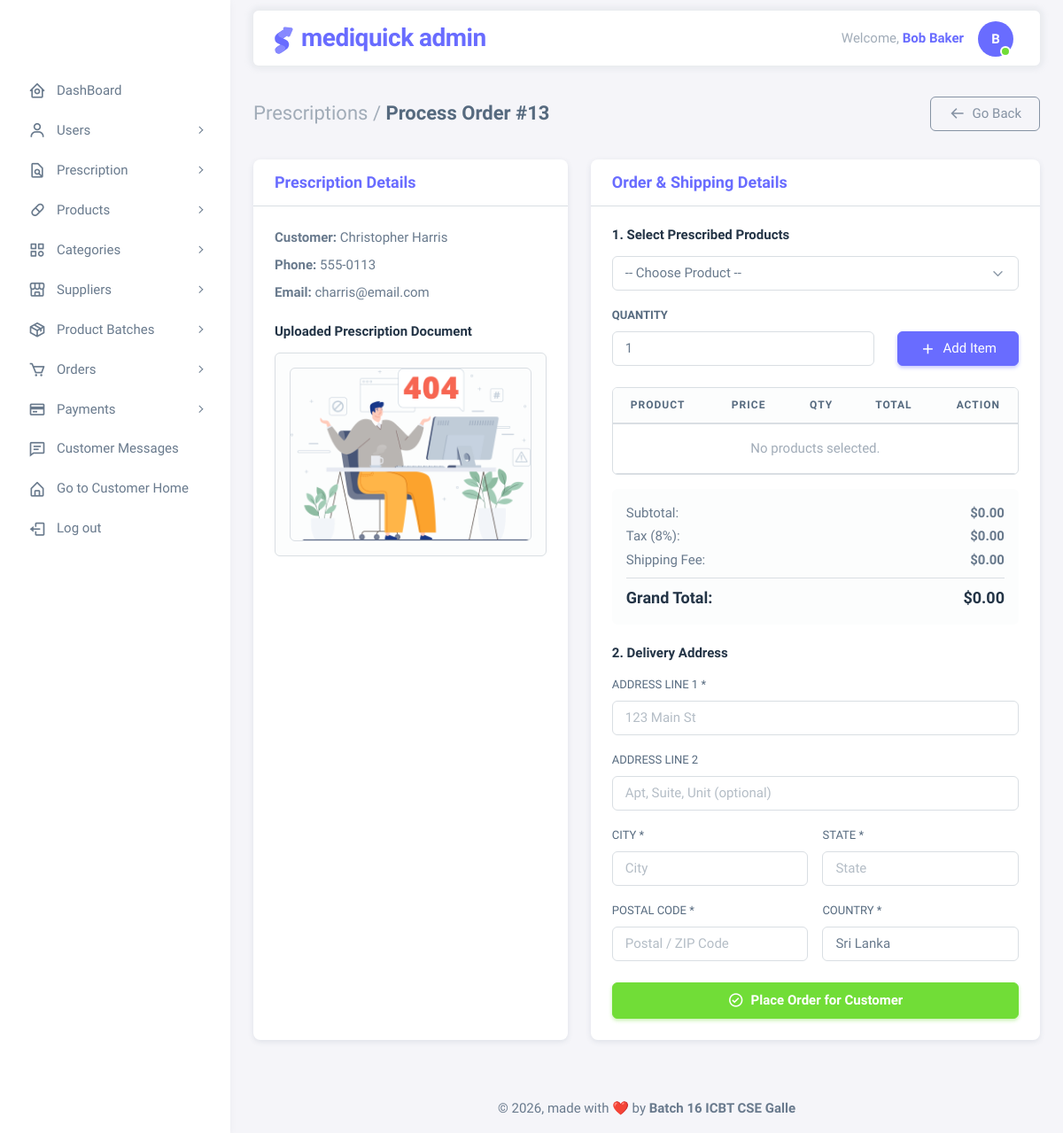
/public/admin/process-prescription-order.php?id=13 (signed in), run on the app's committed database.
### tables this page shows
CREATE TABLE IF NOT EXISTS `prescriptions` (
  `prescription_id` int NOT NULL AUTO_INCREMENT,
  `customer_id` int NOT NULL,
  `staff_id` int DEFAULT NULL,
  `doctor_name` varchar(100) DEFAULT NULL,
  `doctor_license_no` varchar(50) DEFAULT NULL,
  `file_path` varchar(255) DEFAULT NULL,
  `issue_date` date DEFAULT NULL,
  `upload_date` timestamp NULL DEFAULT CURRENT_TIMESTAMP,
  `verified_date` timestamp NULL DEFAULT NULL,
  `rejection_reason` varchar(255) DEFAULT NULL,
  `status` enum('pending','verified','rejected') DEFAULT 'pending',
  `customer_status` enum('pending','confirmed','rejected') DEFAULT 'pending',
  `customer_confirmed_at` timestamp NULL DEFAULT NULL,
  `created_at` timestamp NULL DEFAULT CURRENT_TIMESTAMP,
  `updated_at` timestamp NULL DEFAULT CURRENT_TIMESTAMP ON UPDATE CURRENT_TIMESTAMP,
  PRIMARY KEY (`prescription_id`),
  KEY `fk_presc_staff` (`staff_id`),
  KEY `idx_prescriptions_customer` (`customer_id`)
);

CREATE TABLE IF NOT EXISTS `customers` (
  `customer_id` int NOT NULL AUTO_INCREMENT,
  `first_name` varchar(50) NOT NULL,
  `last_name` varchar(50) NOT NULL,
  `email` varchar(100) NOT NULL,
  `password_hash` varchar(255) NOT NULL,
  `phone` varchar(20) DEFAULT NULL,
  `address` varchar(255) DEFAULT NULL,
  `date_of_birth` date DEFAULT NULL,
  `status` enum('active','inactive','banned') DEFAULT 'active',
  `remember_token` varchar(64) DEFAULT NULL,
  `created_at` timestamp NULL DEFAULT CURRENT_TIMESTAMP,
  `updated_at` timestamp NULL DEFAULT CURRENT_TIMESTAMP ON UPDATE CURRENT_TIMESTAMP,
  PRIMARY KEY (`customer_id`),
  UNIQUE KEY `email` (`email`)
);

### public/admin/includes/prescription-functions.php (called while the page is built, shortened)
<?php
function getConfirmedPrescriptionById(mysqli $conn, int $prescription_id): ?array {
    $sql = "
        SELECT
            p.prescription_id,
            p.file_path,
            p.customer_id,
            p.status,
            p.customer_status,
            p.created_at,
            c.first_name,
            c.last_name,
            c.email,
            c.phone
        FROM prescriptions p
        INNER JOIN customers c ON c.customer_id = p.customer_id
        WHERE p.prescription_id = ?
          AND p.status = 'verified'
          AND p.customer_status = 'confirmed'
        LIMIT 1
    ";
    $stmt = $conn->prepare($sql);
    $stmt->bind_param("i", $prescription_id);
    $stmt->execute();
    $result = $stmt->get_result()->fetch_assoc();
    return $result ?: null;
}

### public/admin/process-prescription-order.php (the view, shortened to what this page needs)
<?php
require_once __DIR__ . '/../../includes/db.php';
require_once __DIR__ . '/includes/prescription-functions.php';
$prescription_id = isset($_GET['id']) ? (int)$_GET['id'] : 0;
$prescription = getConfirmedPrescriptionById($conn, $prescription_id);
?>
<!DOCTYPE html>
<html
  lang="en"
  class="light-style layout-menu-fixed"
  dir="ltr"
  data-theme="theme-default"
  data-assets-path="../assets/"
  data-template="vertical-menu-template-free"
>
<?php require_once __DIR__ . '/includes/head.php'; ?>
<body>
  <div class="layout-wrapper layout-content-navbar">
    <div class="layout-container">
      <?php require_once __DIR__ . '/includes/sidebar.php'; ?>
      <div class="layout-page">
        <?php require_once __DIR__ . '/includes/header.php'; ?>
        <div class="content-wrapper">
          <div class="container-xxl flex-grow-1 container-p-y">
            <div class="d-flex justify-content-between align-items-center mb-4">
              <h4 class="fw-bold py-3 mb-0">
                <span class="text-muted fw-light">Prescriptions /</span> Process Order #<?= $prescription_id ?>
              </h4>
              <a href="manage-prescriptions.php" class="btn btn-outline-secondary">
                <i class="bx bx-arrow-back me-1"></i> Go Back
              </a>
            </div>
            <div class="row">
              <div class="col-lg-5 mb-4">
                <div class="card h-100">
                  <div class="card-header border-bottom py-3">
                    <h5 class="card-title mb-0 fw-bold text-primary">Prescription Details</h5>
                  </div>
                  <div class="card-body pt-4">
                    <div class="mb-4">
                      <p class="mb-2"><strong>Customer:</strong> <?= htmlspecialchars($prescription['first_name'] . ' ' . $prescription['last_name']) ?></p>
                      <p class="mb-2"><strong>Phone:</strong> <?= htmlspecialchars($prescription['phone']) ?></p>
                      <p class="mb-0"><strong>Email:</strong> <?= htmlspecialchars($prescription['email']) ?></p>
                    </div>
                    <h6 class="fw-bold text-dark mb-3">Uploaded Prescription Document</h6>
                    <div class="text-center p-3 bg-light border rounded">
                      <a href="../<?= htmlspecialchars($prescription['file_path']); ?>" target="_blank">
                        <img
                          src="../<?= htmlspecialchars($prescription['file_path']); ?>"
                          alt="Prescription Image"
                          class="img-fluid rounded border"
                          style="max-height: 400px; object-fit: contain;"
                          onerror="this.onerror=null; this.src='../assets/img/illustrations/page-misc-error-light.png';"
                        >
                      </a>
                    </div>
                  </div>
                </div>
              </div>
              <div class="col-lg-7 mb-4">
                <div class="card h-100">
                  <div class="card-header border-bottom py-3">
                    <h5 class="card-title mb-0 fw-bold text-primary">Order & Shipping Details</h5>
                  </div>
                  <div class="card-body pt-4">
                    <form action="handlers/process-order-handler.php" method="POST" id="order_form" onsubmit="return prepareFormSubmission();">
                      <h6 class="fw-bold text-dark mb-3">1. Select Prescribed Products</h6>
                      <div class="mb-3">
                        <select id="product_select" class="form-select">
                          <option value="">-- Choose Product --</option>
                        </select>
                      </div>
                      <div class="row align-items-end mb-4">
                        <div class="col">
                          <label for="product_qty" class="form-label fw-bold">Quantity</label>
                          <input type="number" id="product_qty" class="form-control" value="1" min="1">
                        </div>
                        <div class="col-auto">
                          <button type="button" class="btn btn-primary px-4" onclick="addProductToTable()">
                            <i class="bx bx-plus me-1"></i> Add Item
                          </button>
                        </div>
                      </div>
                      <div class="table-responsive text-nowrap border rounded mb-3">
                        <table id="selected_items_table" class="table table-hover mb-0">
                          <thead class="table-light">
                            <tr>
                              <th>Product</th>
                              <th>Price</th>
                              <th>Qty</th>
                              <th>Total</th>
                              <th class="text-center" style="width: 60px;">Action</th>
                            </tr>
                          </thead>
                          <tbody id="items_tbody">
                          </tbody>
                        </table>
                      </div>
                      <div class="bg-light p-3 rounded mb-4">
                        <div class="d-flex justify-content-between mb-1">
                          <span>Subtotal:</span>
                          <strong>$<span id="summary_subtotal">0.00</span></strong>
                        </div>
                        <div class="d-flex justify-content-between mb-1">
                          <span>Tax (8%):</span>
                          <strong>$<span id="summary_tax">0.00</span></strong>
                        </div>
                        <div class="d-flex justify-content-between mb-1">
                          <span>Shipping Fee:</span>
                          <strong>$<span id="summary_shipping">5.00</span></strong>
                        </div>
                        <hr class="my-2">
                        <div class="d-flex justify-content-between fs-5 text-dark">
                          <strong>Grand Total:</strong>
                          <strong>$<span id="summary_total">5.00</span></strong>
                        </div>
                      </div>
                      <h6 class="fw-bold text-dark mb-3">2. Delivery Address</h6>
                      <div class="row g-3 mb-4">
                        <div class="col-12">
                          <label class="form-label">Address Line 1 *</label>
                          <input type="text" name="shipping_address_line1" class="form-control" placeholder="123 Main St" required>
                        </div>
                        <div class="col-12">
                          <label class="form-label">Address Line 2</label>
                          <input type="text" name="shipping_address_line2" class="form-control" placeholder="Apt, Suite, Unit (optional)">
                        </div>
                        <div class="col-md-6">
                          <label class="form-label">City *</label>
                          <input type="text" name="shipping_city" class="form-control" placeholder="City" required>
                        </div>
                        <div class="col-md-6">
                          <label class="form-label">State *</label>
                          <input type="text" name="shipping_state" class="form-control" placeholder="State" required>
                        </div>
                        <div class="col-md-6">
                          <label class="form-label">Postal Code *</label>
                          <input type="text" name="shipping_postal_code" class="form-control" placeholder="Postal / ZIP Code" required>
                        </div>
                        <div class="col-md-6">
                          <label class="form-label">Country *</label>
                          <input type="text" name="shipping_country" class="form-control" value="Sri Lanka" required>
                        </div>
                      </div>
                      <button type="submit" name="place_order" class="btn btn-success w-100 py-2 fw-bold">
                        <i class="bx bx-check-circle me-1"></i> Place Order for Customer
                      </button>
                    </form>
                  </div>
                </div>
              </div>
            </div>
          </div>
          <?php require_once __DIR__ . '/includes/footer.php'; ?>
        </div>
      </div>
    </div>
  </div>
</body>
</html>

### public/admin-assets/assets/css/custom.css (style rules this page uses)
.form-label { font-size: 13px; font-weight: 500; color: #566a7f; }

### data on the page
prescriptions: customer.last_name "Christopher Harris", customer.phone "555-0113", customer.email "charris@email.com"

### other printed values
$userInitial "B"
$prescription_id "13"
